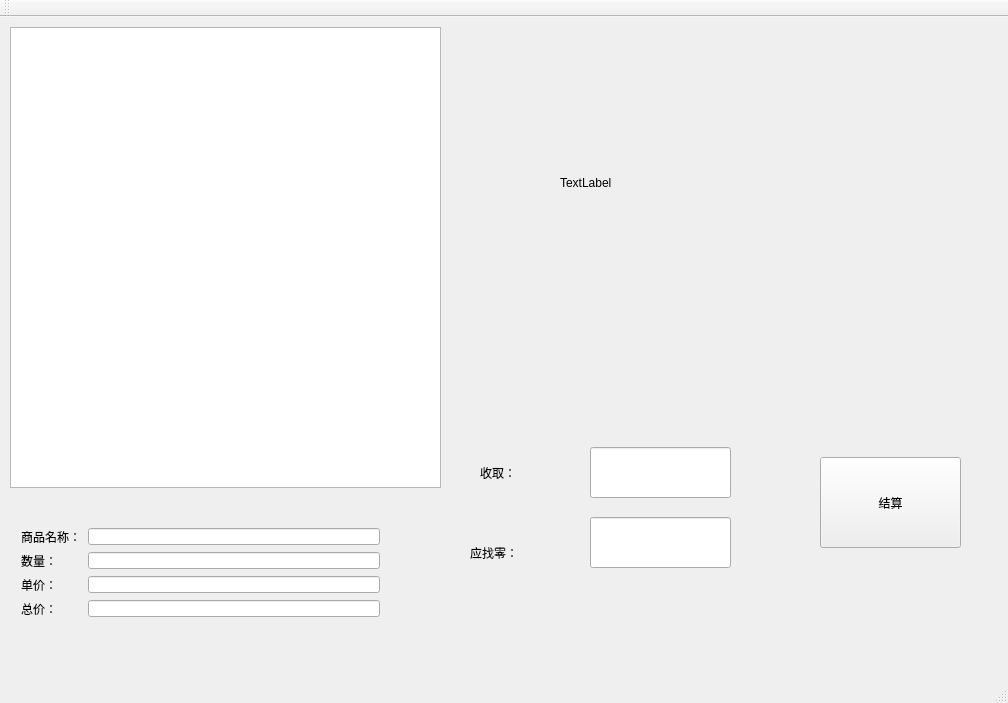
<?xml version="1.0" encoding="UTF-8"?>
<ui version="4.0">
 <class>Cash_Resiger</class>
 <widget class="QMainWindow" name="Cash_Resiger">
  <property name="geometry">
   <rect>
    <x>0</x>
    <y>0</y>
    <width>1008</width>
    <height>703</height>
   </rect>
  </property>
  <property name="windowTitle">
   <string>Cash_Resiger</string>
  </property>
  <widget class="QWidget" name="centralWidget">
   <widget class="QPushButton" name="pushButton">
    <property name="geometry">
     <rect>
      <x>820</x>
      <y>440</y>
      <width>141</width>
      <height>91</height>
     </rect>
    </property>
    <property name="text">
     <string>结算</string>
    </property>
   </widget>
   <widget class="QWidget" name="formLayoutWidget">
    <property name="geometry">
     <rect>
      <x>10</x>
      <y>500</y>
      <width>381</width>
      <height>111</height>
     </rect>
    </property>
    <layout class="QFormLayout" name="formLayout">
     <property name="horizontalSpacing">
      <number>7</number>
     </property>
     <property name="verticalSpacing">
      <number>7</number>
     </property>
     <item row="0" column="0">
      <widget class="QLabel" name="label">
       <property name="text">
        <string>商品名称：</string>
       </property>
      </widget>
     </item>
     <item row="0" column="1">
      <widget class="QLineEdit" name="lineEdit"/>
     </item>
     <item row="1" column="0">
      <widget class="QLabel" name="label_2">
       <property name="text">
        <string>数量：</string>
       </property>
      </widget>
     </item>
     <item row="1" column="1">
      <widget class="QLineEdit" name="lineEdit_2"/>
     </item>
     <item row="2" column="0">
      <widget class="QLabel" name="label_3">
       <property name="text">
        <string>单价：</string>
       </property>
      </widget>
     </item>
     <item row="2" column="1">
      <widget class="QLineEdit" name="lineEdit_3"/>
     </item>
     <item row="3" column="0">
      <widget class="QLabel" name="label_7">
       <property name="text">
        <string>总价：</string>
       </property>
      </widget>
     </item>
     <item row="3" column="1">
      <widget class="QLineEdit" name="lineEdit_6"/>
     </item>
    </layout>
   </widget>
   <widget class="QLabel" name="label_4">
    <property name="geometry">
     <rect>
      <x>560</x>
      <y>60</y>
      <width>341</width>
      <height>211</height>
     </rect>
    </property>
    <property name="text">
     <string>TextLabel</string>
    </property>
   </widget>
   <widget class="QTableWidget" name="tableWidget">
    <property name="geometry">
     <rect>
      <x>10</x>
      <y>10</y>
      <width>431</width>
      <height>461</height>
     </rect>
    </property>
   </widget>
   <widget class="QLabel" name="label_5">
    <property name="geometry">
     <rect>
      <x>470</x>
      <y>510</y>
      <width>121</width>
      <height>51</height>
     </rect>
    </property>
    <property name="styleSheet">
     <string notr="true">font: 75 10pt &quot;Calibri&quot;;</string>
    </property>
    <property name="text">
     <string>应找零：</string>
    </property>
   </widget>
   <widget class="QLabel" name="label_6">
    <property name="geometry">
     <rect>
      <x>480</x>
      <y>430</y>
      <width>101</width>
      <height>51</height>
     </rect>
    </property>
    <property name="styleSheet">
     <string notr="true">font: 75 10pt &quot;Calibri&quot;;</string>
    </property>
    <property name="text">
     <string>收取：</string>
    </property>
    <property name="textFormat">
     <enum>Qt::AutoText</enum>
    </property>
   </widget>
   <widget class="QLineEdit" name="lineEdit_4">
    <property name="geometry">
     <rect>
      <x>590</x>
      <y>430</y>
      <width>141</width>
      <height>51</height>
     </rect>
    </property>
   </widget>
   <widget class="QLineEdit" name="lineEdit_5">
    <property name="geometry">
     <rect>
      <x>590</x>
      <y>500</y>
      <width>141</width>
      <height>51</height>
     </rect>
    </property>
   </widget>
  </widget>
  <widget class="QMenuBar" name="menuBar">
   <property name="geometry">
    <rect>
     <x>0</x>
     <y>0</y>
     <width>1008</width>
     <height>26</height>
    </rect>
   </property>
  </widget>
  <widget class="QToolBar" name="mainToolBar">
   <attribute name="toolBarArea">
    <enum>TopToolBarArea</enum>
   </attribute>
   <attribute name="toolBarBreak">
    <bool>false</bool>
   </attribute>
  </widget>
  <widget class="QStatusBar" name="statusBar"/>
 </widget>
 <layoutdefault spacing="6" margin="11"/>
 <resources/>
 <connections/>
</ui>
